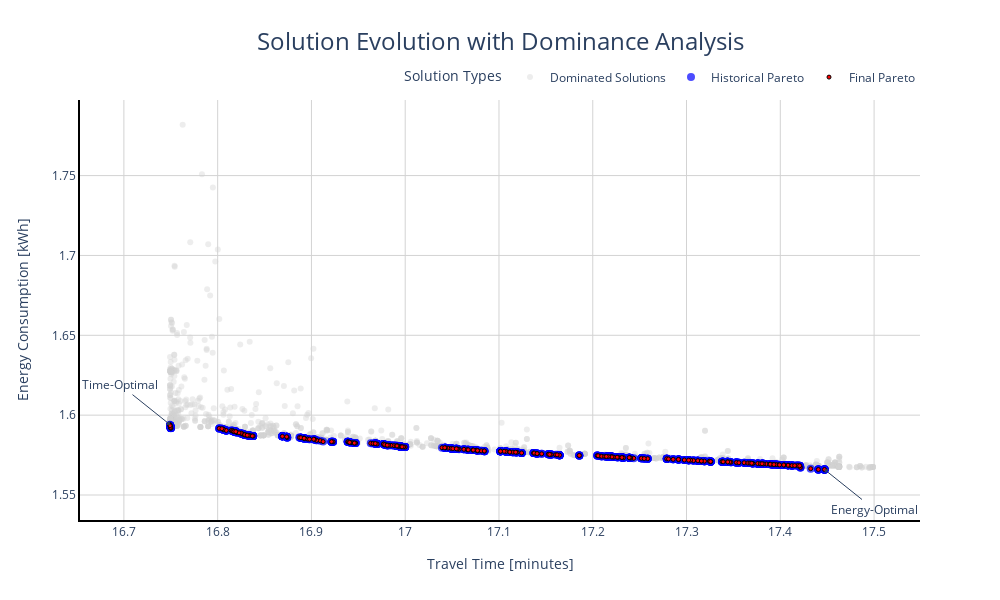

The notebook cell saved with this chart:
### Markdown cell above
### 2. Visualize the Pareto Front

### Code cell
# ==============================================
# DATA PREPARATION & UNIT CONVERSION
# ==============================================

# Extract metadata from optimization results
optimization_metadata = one_pareto_pkl.get("metadata")
vehicle_config = optimization_metadata["config"]["vehicle"]

# Get battery capacity for SOC calculations
battery_capacity_kwh = vehicle_config["max_battery_kwh"]

# Collect all historical solutions across generations
all_F = []
for generation in one_pareto_pkl.get("optimization_history", []):
    all_F.extend(generation["F"])  # F contains [time_min, energy_kwh]
all_F = np.array(all_F)

# ==============================================
# NON-DOMINATED SORTING
# ==============================================

# Initialize non-dominated sorting algorithm
nds_filter = NonDominatedSorting()

# Identify global non-dominated solutions from entire optimization history
dominance_fronts = nds_filter.do(all_F, only_non_dominated_front=False)

# Create boolean mask for Pareto-optimal solutions
is_pareto_optimal = np.zeros(len(all_F), dtype=bool)
is_pareto_optimal[dominance_fronts[0]] = True  # First front is non-dominated

# ==============================================
# VISUALIZATION SETUP
# ==============================================

# Initialize plotly figure
fig = go.Figure()

# ==============================================
# TRACE 1: DOMINATED SOLUTIONS (ALL GENERATIONS)
# ==============================================
fig.add_trace(
    go.Scatter(
        x=all_F[~is_pareto_optimal, 0],  # Time in minutes
        y=all_F[~is_pareto_optimal, 1],  # Energy in kWh
        mode="markers",
        name="Dominated Solutions",
        marker=dict(color="lightgray", size=6, opacity=0.4, line=dict(width=0)),
        hovertemplate=(
            "<b>Time</b>: %{x:.1f} min<br>"
            "<b>Energy</b>: %{y:.3f} kWh<br>"
            "<b>Energy</b>: %{y*1000:.0f} Wh<br>"
            "<b>SOC Used</b>: %{customdata:.1%}<br>"
            "<i>Dominated solution</i>"
            "<extra></extra>"
        ),
        customdata=all_F[~is_pareto_optimal, 1] / battery_capacity_kwh,
    )
)

# ==============================================
# TRACE 2: HISTORICAL PARETO FRONT (ALL GENERATIONS)
# ==============================================
fig.add_trace(
    go.Scatter(
        x=all_F[is_pareto_optimal, 0],  # Time in minutes
        y=all_F[is_pareto_optimal, 1],  # Energy in kWh
        mode="markers",
        name="Historical Pareto",
        marker=dict(color="blue", size=8, opacity=0.7, line=dict(width=0)),
        hovertemplate=(
            "<b>Time</b>: %{x:.1f} min<br>"
            "<b>Energy</b>: %{y:.3f} kWh<br>"
            "<b>T/E Ratio</b>: %{customdata[0]:.2f} min/kWh<br>"
            "<b>SOC Used</b>: %{customdata:.1%}<br>"
            "<i>Historical optimal</i>"
            "<extra></extra>"
        ),
        customdata=all_F[is_pareto_optimal, 1] / battery_capacity_kwh,
    )
)

# ==============================================
# TRACE 3: FINAL PARETO FRONT (FROM one_pareto_df)
# ==============================================
if not one_pareto_df.empty:
    fig.add_trace(
        go.Scatter(
            x=one_pareto_df["time_min"],
            y=one_pareto_df["energy_kwh"],
            mode="markers",
            name="Final Pareto",
            marker=dict(
                color="red",
                size=4,
                opacity=1,
                line=dict(color="black", width=1),
            ),
            customdata=np.stack(
                (
                    # Calculate time/energy ratio
                    one_pareto_df["time_min"] / one_pareto_df["energy_kwh"],
                    # Existing SOC calculation
                    one_pareto_df["energy_kwh"] / battery_capacity_kwh,
                ),
                axis=-1,
            ),
        )
    )

# ==============================================
# LAYOUT CONFIGURATION (UNCHANGED)
# ==============================================
fig.update_layout(
    title="Solution Evolution with Dominance Analysis",
    title_x=0.5,
    title_font=dict(size=24),
    xaxis_title="Travel Time [minutes]",
    yaxis_title="Energy Consumption [kWh]",
    legend_title="Solution Types",
    width=1000,
    height=600,
    plot_bgcolor="white",
    paper_bgcolor="white",
    hovermode="closest",
    xaxis=dict(
        gridcolor="lightgray",
        zerolinecolor="lightgray",
        showline=True,
        linewidth=2,
        linecolor="black",
        title_standoff=20,
    ),
    yaxis=dict(
        gridcolor="lightgray",
        zerolinecolor="lightgray",
        showline=True,
        linewidth=2,
        linecolor="black",
        title_standoff=20,
    ),
    legend=dict(
        orientation="h",
        yanchor="bottom",
        y=1.02,
        xanchor="right",
        x=1,
        bgcolor="rgba(255,255,255,0.8)",
    ),
)

# ==============================================
# EXTREME POINT ANNOTATIONS (UNCHANGED)
# ==============================================
if not one_pareto_df.empty:
    min_time_point = one_pareto_df.loc[one_pareto_df["time_min"].idxmin()]
    min_energy_point = one_pareto_df.loc[one_pareto_df["energy_kwh"].idxmin()]

    fig.add_annotation(
        x=min_time_point["time_min"],
        y=min_time_point["energy_kwh"],
        text="Time-Optimal",
        showarrow=True,
        arrowhead=1,
        ax=-50,
        ay=-40,
        font=dict(size=12),
    )

    fig.add_annotation(
        x=min_energy_point["time_min"],
        y=min_energy_point["energy_kwh"],
        text="Energy-Optimal",
        showarrow=True,
        arrowhead=1,
        ax=50,
        ay=40,
        font=dict(size=12),
    )

fig.show()
fig.write_image(
    "../reports/figures/pareto_front_dominance_analysis.png",
    width=1000,
    height=600,
    scale=2,
    engine="kaleido",
)

### Figure 1 — Plotly figure (JSON) as saved in the notebook; plotly's stock layout.template omitted (floating-point values rounded to 4 significant figures; data arrays with more than 128 entries replaced by an {"elided": "..."} marker saying what was removed)
{"data": [{"customdata": {"elided": "2142 float values"}, "hovertemplate": "<b>Time</b>: %{x:.1f} min<br><b>Energy</b>: %{y:.3f} kWh<br><b>Energy</b>: %{y*1000:.0f} Wh<br><b>SOC Used</b>: %{customdata:.1%}<br><i>Dominated solution</i><extra></extra>", "marker": {"color": "lightgray", "line": {"width": 0}, "opacity": 0.4, "size": 6}, "mode": "markers", "name": "Dominated Solutions", "type": "scatter", "x": {"elided": "2142 float values"}, "y": {"elided": "2142 float values"}}, {"customdata": {"elided": "1058 float values"}, "hovertemplate": "<b>Time</b>: %{x:.1f} min<br><b>Energy</b>: %{y:.3f} kWh<br><b>T/E Ratio</b>: %{customdata[0]:.2f} min/kWh<br><b>SOC Used</b>: %{customdata:.1%}<br><i>Historical optimal</i><extra></extra>", "marker": {"color": "blue", "line": {"width": 0}, "opacity": 0.7, "size": 8}, "mode": "markers", "name": "Historical Pareto", "type": "scatter", "x": {"elided": "1058 float values"}, "y": {"elided": "1058 float values"}}, {"customdata": {"elided": "200x2 float values"}, "marker": {"color": "red", "line": {"color": "black", "width": 1}, "opacity": 1, "size": 4}, "mode": "markers", "name": "Final Pareto", "type": "scatter", "x": {"elided": "200 float values"}, "y": {"elided": "200 float values"}}], "layout": {"annotations": [{"arrowhead": 1, "ax": -50, "ay": -40, "font": {"size": 12}, "showarrow": true, "text": "Time-Optimal", "x": 16.75, "y": 1.594}, {"arrowhead": 1, "ax": 50, "ay": 40, "font": {"size": 12}, "showarrow": true, "text": "Energy-Optimal", "x": 17.45, "y": 1.566}], "height": 600, "hovermode": "closest", "legend": {"bgcolor": "rgba(255,255,255,0.8)", "orientation": "h", "title": {"text": "Solution Types"}, "x": 1, "xanchor": "right", "y": 1.02, "yanchor": "bottom"}, "paper_bgcolor": "white", "plot_bgcolor": "white", "title": {"font": {"size": 24}, "text": "Solution Evolution with Dominance Analysis", "x": 0.5}, "width": 1000, "xaxis": {"gridcolor": "lightgray", "linecolor": "black", "linewidth": 2, "showline": true, "title": {"standoff": 20, "text": "Travel Time [minutes]"}, "zerolinecolor": "lightgray"}, "yaxis": {"gridcolor": "lightgray", "linecolor": "black", "linewidth": 2, "showline": true, "title": {"standoff": 20, "text": "Energy Consumption [kWh]"}, "zerolinecolor": "lightgray"}}}
